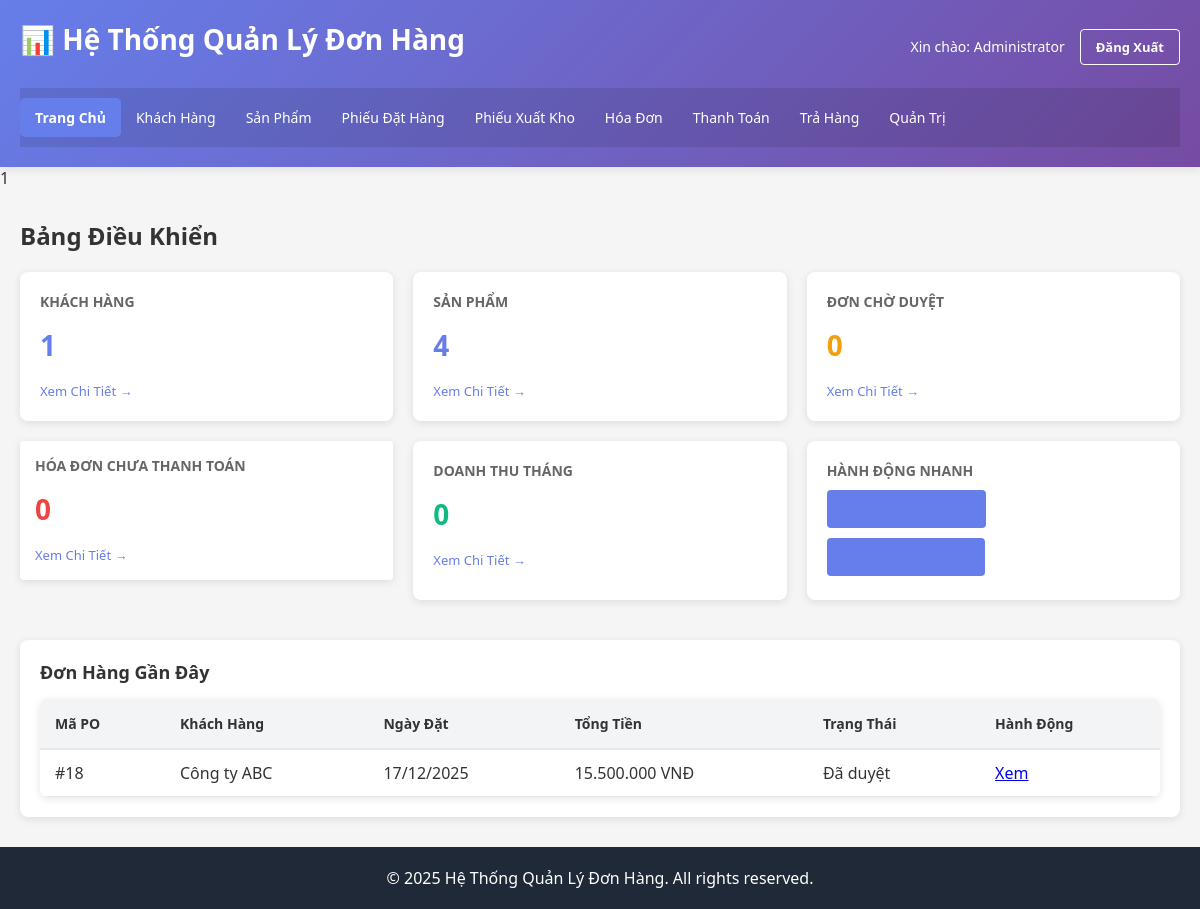
/index.php (signed in), run on the app's committed database.
### tables this page shows
CREATE TABLE `phieu_dat_hang` (
  `ma_phieu_dat_hang` int(11) NOT NULL,
  `ma_khach_hang` int(11) NOT NULL,
  `ngay_dat` date NOT NULL,
  `tong_tien` decimal(15,2) DEFAULT 0.00,
  `created_by` int(11) DEFAULT NULL,
  `approved_by` int(11) DEFAULT NULL,
  `approved_at` datetime DEFAULT NULL,
  `trang_thai` enum('Chờ duyệt','Đã duyệt','Hủy') DEFAULT 'Chờ duyệt',
  `ghi_chu` text DEFAULT NULL
);

CREATE TABLE `khach_hang` (
  `ma_khach_hang` int(11) NOT NULL,
  `ten_khach_hang` varchar(255) NOT NULL,
  `dia_chi` varchar(500) DEFAULT NULL,
  `dien_thoai` varchar(20) DEFAULT NULL,
  `email` varchar(100) DEFAULT NULL,
  `ngay_tao` datetime DEFAULT current_timestamp(),
  `trang_thai` enum('Hoạt động','Ngừng hoạt động') DEFAULT 'Hoạt động'
);

### config.php (called while the page is built, shortened)
<?php
$servername = "localhost";
$username = "root";
$password = "";
$dbname = "quanlydonhang";
$conn = new mysqli($servername, $username, $password, $dbname);
$conn->set_charset("utf8mb4");
function formatMoney($amount) {
    return number_format($amount, 0, ',', '.');
}
function hasRole($roleName) {
    global $conn;
    $userId = intval($_SESSION['user_id']);
    $stmt = $conn->prepare("SELECT 1 FROM user_roles ur JOIN roles r ON ur.role_id = r.id WHERE ur.user_id = ? AND r.name = ? LIMIT 1");
    $stmt->bind_param("is", $userId, $roleName);
    $stmt->execute();
    $res = $stmt->get_result();
    return $res->num_rows > 0;
}
function hasPermission($permissionName) {
    global $conn;
    $userId = intval($_SESSION['user_id']);
    $stmt = $conn->prepare("SELECT 1 FROM user_roles ur JOIN role_permissions rp ON ur.role_id = rp.role_id JOIN permissions p ON rp.permission_id = p.id WHERE ur.user_id = ? AND p.name = ? LIMIT 1");
    $stmt->bind_param("is", $userId, $permissionName);
    $stmt->execute();
    $res = $stmt->get_result();
    return $res->num_rows > 0;
}
?>

### index.php (the view, shortened to what this page needs)
<?php
include 'config.php';
?>
<!DOCTYPE html>
<html lang="vi">
<head>
    <link rel="stylesheet" href="css/style.css">
</head>
<body>
    <div class="container">
           <?= include 'header.php'; ?>
        <main>
            <div class="dashboard">
                <h2>Bảng Điều Khiển</h2>
                <div class="stats-grid">
                    <?php
                    $result = $conn->query("SELECT COUNT(*) as count FROM khach_hang WHERE trang_thai = 'Hoạt động'");
                    $row = $result->fetch_assoc();
                    $total_customers = $row['count'];
                    $result = $conn->query("SELECT COUNT(*) as count FROM san_pham");
                    $row = $result->fetch_assoc();
                    $total_products = $row['count'];
                    $result = $conn->query("SELECT COUNT(*) as count FROM phieu_dat_hang WHERE trang_thai = 'Chờ duyệt'");
                    $row = $result->fetch_assoc();
                    $pending_po = $row['count'];
                    $result = $conn->query("SELECT COUNT(*) as count FROM hoa_don WHERE trang_thai != 'Đã thanh toán'");
                    $row = $result->fetch_assoc();
                    $unpaid_invoices = $row['count'];
                    $result = $conn->query("SELECT SUM(tong_tien) as total FROM hoa_don WHERE MONTH(ngay_xuat_hd) = MONTH(NOW()) AND YEAR(ngay_xuat_hd) = YEAR(NOW())");
                    $row = $result->fetch_assoc();
                    $monthly_revenue = $row['total'] ?? 0;
                    ?>
                    <div class="stat-card">
                        <h3>Khách Hàng</h3>
                        <p class="stat-number"><?php echo $total_customers; ?></p>
                        <a href="khach_hang/list.php">Xem Chi Tiết →</a>
                    </div>
                    <div class="stat-card">
                        <h3>Sản Phẩm</h3>
                        <p class="stat-number"><?php echo $total_products; ?></p>
                        <a href="san_pham/list.php">Xem Chi Tiết →</a>
                    </div>
                    <div class="stat-card warning">
                        <h3>Đơn Chờ Duyệt</h3>
                        <p class="stat-number"><?php echo $pending_po; ?></p>
                        <a href="phieu_dat_hang/list.php">Xem Chi Tiết →</a>
                    </div>
                    <div class="stat-card alert">
                        <h3>Hóa Đơn Chưa Thanh Toán</h3>
                        <p class="stat-number"><?php echo $unpaid_invoices; ?></p>
                        <a href="hoa_don/list.php">Xem Chi Tiết →</a>
                    </div>
                    <div class="stat-card success">
                        <h3>Doanh Thu Tháng</h3>
                        <p class="stat-number"><?php echo formatMoney($monthly_revenue); ?></p>
                        <a href="hoa_don/list.php">Xem Chi Tiết →</a>
                    </div>
                    <div class="stat-card">
                        <h3>Hành Động Nhanh</h3>
                        <p style="margin: 10px 0;">
                            <a href="phieu_dat_hang/create.php" class="btn-primary">Tạo Đơn Hàng Mới</a>
                        </p>
                        <p>
                            <a href="khach_hang/create.php" class="btn-primary">Thêm Khách Hàng</a>
                        </p>
                    </div>
                </div>
                <div class="recent-section">
                    <h3>Đơn Hàng Gần Đây</h3>
                    <table class="table">
                        <thead>
                            <tr>
                                <th>Mã PO</th>
                                <th>Khách Hàng</th>
                                <th>Ngày Đặt</th>
                                <th>Tổng Tiền</th>
                                <th>Trạng Thái</th>
                                <th>Hành Động</th>
                            </tr>
                        </thead>
                        <tbody>
                            <?php
                            $sql = "SELECT p.ma_phieu_dat_hang, k.ten_khach_hang, p.ngay_dat, p.tong_tien, p.trang_thai
                                    FROM phieu_dat_hang p
                                    JOIN khach_hang k ON p.ma_khach_hang = k.ma_khach_hang
                                    ORDER BY p.ngay_dat DESC LIMIT 5";
                            $result = $conn->query($sql);
                            if ($result->num_rows > 0) {
                                while($row = $result->fetch_assoc()) {
                                    echo "<tr>";
                                    echo "<td>#" . $row['ma_phieu_dat_hang'] . "</td>";
                                    echo "<td>" . htmlspecialchars($row['ten_khach_hang']) . "</td>";
                                    echo "<td>" . date('d/m/Y', strtotime($row['ngay_dat'])) . "</td>";
                                    echo "<td>" . formatMoney($row['tong_tien']) . " VNĐ</td>";
                                    echo "<td><span class='status-" . strtolower(str_replace(' ', '-', $row['trang_thai'])) . "'>" . $row['trang_thai'] . "</span></td>";
                                    echo "<td><a href='phieu_dat_hang/detail.php?id=" . $row['ma_phieu_dat_hang'] . "'>Xem</a></td>";
                                    echo "</tr>";
                                }
                            } else {
                                echo "<tr><td colspan='6' style='text-align: center;'>Chưa có đơn hàng</td></tr>";
                            }
                            ?>
                        </tbody>
                    </table>
                </div>
            </div>
        </main>
        <footer>
            <p>&copy; 2025 Hệ Thống Quản Lý Đơn Hàng. All rights reserved.</p>
        </footer>
    </div>
</body>
</html>

### css/style.css (style rules this page uses)
* { margin: 0; padding: 0; box-sizing: border-box; }
body { font-family: 'Segoe UI', Tahoma, Geneva, Verdana, sans-serif; background-color: #f5f5f5; color: #333; }
.container { max-width: 1200px; margin: 0 auto; min-height: 100vh; display: flex; flex-direction: column; }
main { flex: 1; padding: 30px 20px; }
.dashboard h2 { margin-bottom: 20px; font-size: 24px; color: #333; }
.stats-grid { display: grid; grid-template-columns: repeat(auto-fit, minmax(280px, 1fr)); gap: 20px; margin-bottom: 40px; }
.stat-card { background: white; padding: 20px; border-radius: 8px; box-shadow: 0 2px 8px rgba(0,0,0,0.1); transition: transform 0.3s, box-shadow 0.3s; }
.stat-card h3 { color: #666; font-size: 14px; font-weight: 600; margin-bottom: 10px; text-transform: uppercase; }
.stat-number { font-size: 28px; font-weight: bold; color: #667eea; margin: 15px 0; }
.stat-card.warning .stat-number { color: #f59e0b; }
.stat-card.alert .stat-number { color: #ef4444; }
.stat-card.success .stat-number { color: #10b981; }
.stat-card a { color: #667eea; text-decoration: none; font-size: 13px; transition: color 0.3s; }
.table { width: 100%; border-collapse: collapse; background: white; box-shadow: 0 2px 8px rgba(0,0,0,0.1); border-radius: 8px; overflow: hidden; }
.table thead { background-color: #f3f4f6; border-bottom: 2px solid #e5e7eb; }
.table th { padding: 15px; text-align: left; font-weight: 600; color: #333; font-size: 14px; }
.table td { padding: 12px 15px; border-bottom: 1px solid #e5e7eb; }
.btn-primary, .btn-secondary, .btn-danger, .btn-warning, .btn-info, .btn-logout { padding: 10px 20px; border: none; border-radius: 4px; font-size: 14px; cursor: pointer; text-decoration: none; display: inline-block; transition: all 0.3s; font-weight: 600; }
.btn-primary { background-color: #667eea; color: white; }
.alert { padding: 15px; border-radius: 4px; margin-bottom: 20px; }
.recent-section { background: white; padding: 20px; border-radius: 8px; box-shadow: 0 2px 8px rgba(0,0,0,0.1); }
.recent-section h3 { margin-bottom: 15px; font-size: 18px; }
footer { background-color: #1f2937; color: white; text-align: center; padding: 20px; margin-top: auto; }

### data on the page
phieu_dat_hang: ma_phieu_dat_hang "18", ma_khach_hang.ten_khach_hang "Công ty ABC", ngay_dat "17/12/2025", tong_tien "15.500.000", trang_thai "Đã duyệt"

### other printed values
$_SESSION['user_name'] "Administrator"
include 'header.php' "1"
$total_customers "1"
$total_products "4"
$pending_po "0"
$unpaid_invoices "0"
formatMoney($monthly_revenue) "0"
